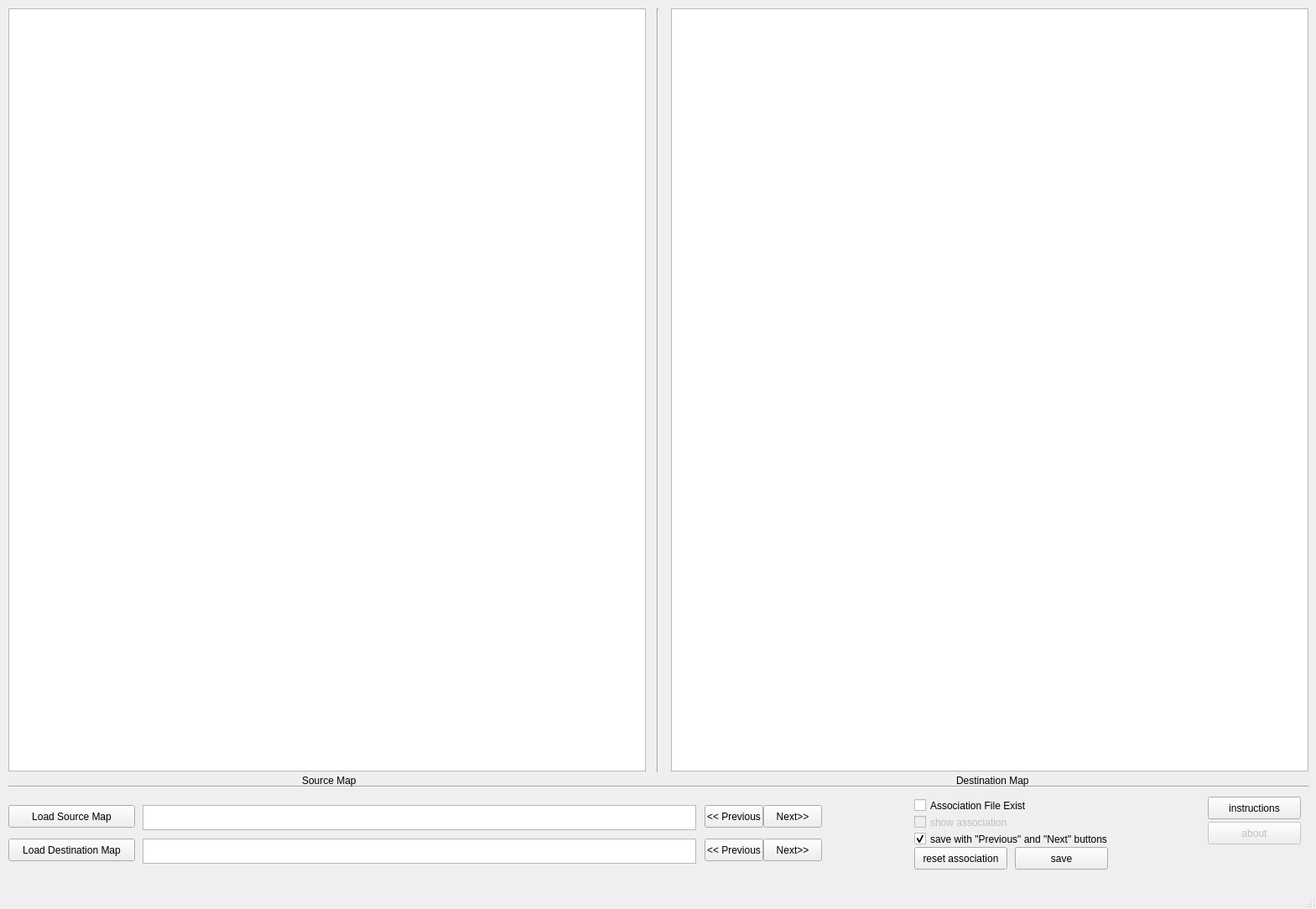
<?xml version="1.0" encoding="UTF-8"?>
<ui version="4.0">
 <class>MainWindow</class>
 <widget class="QMainWindow" name="MainWindow">
  <property name="geometry">
   <rect>
    <x>0</x>
    <y>0</y>
    <width>1569</width>
    <height>1084</height>
   </rect>
  </property>
  <property name="windowTitle">
   <string>MainWindow</string>
  </property>
  <widget class="QWidget" name="centralwidget">
   <widget class="QPushButton" name="pushButton_src_load_map">
    <property name="geometry">
     <rect>
      <x>10</x>
      <y>960</y>
      <width>151</width>
      <height>27</height>
     </rect>
    </property>
    <property name="text">
     <string>Load Source Map</string>
    </property>
   </widget>
   <widget class="QTextEdit" name="textEdit_src_path">
    <property name="geometry">
     <rect>
      <x>170</x>
      <y>960</y>
      <width>660</width>
      <height>30</height>
     </rect>
    </property>
    <property name="readOnly">
     <bool>false</bool>
    </property>
   </widget>
   <widget class="QPushButton" name="pushButton_dst_load_map">
    <property name="geometry">
     <rect>
      <x>10</x>
      <y>1000</y>
      <width>151</width>
      <height>27</height>
     </rect>
    </property>
    <property name="text">
     <string>Load Destination Map</string>
    </property>
   </widget>
   <widget class="QTextEdit" name="textEdit_dst_path">
    <property name="geometry">
     <rect>
      <x>170</x>
      <y>1000</y>
      <width>660</width>
      <height>30</height>
     </rect>
    </property>
    <property name="readOnly">
     <bool>false</bool>
    </property>
   </widget>
   <widget class="QCheckBox" name="checkBox_show_association">
    <property name="enabled">
     <bool>false</bool>
    </property>
    <property name="geometry">
     <rect>
      <x>1090</x>
      <y>970</y>
      <width>121</width>
      <height>21</height>
     </rect>
    </property>
    <property name="text">
     <string>show association</string>
    </property>
    <property name="checked">
     <bool>false</bool>
    </property>
   </widget>
   <widget class="QPushButton" name="pushButton_src_next">
    <property name="geometry">
     <rect>
      <x>910</x>
      <y>960</y>
      <width>70</width>
      <height>27</height>
     </rect>
    </property>
    <property name="text">
     <string>Next&gt;&gt;</string>
    </property>
   </widget>
   <widget class="QPushButton" name="pushButton_src_previous">
    <property name="geometry">
     <rect>
      <x>840</x>
      <y>960</y>
      <width>70</width>
      <height>27</height>
     </rect>
    </property>
    <property name="text">
     <string>&lt;&lt; Previous</string>
    </property>
   </widget>
   <widget class="QPushButton" name="pushButton_dst_next">
    <property name="geometry">
     <rect>
      <x>910</x>
      <y>1000</y>
      <width>70</width>
      <height>27</height>
     </rect>
    </property>
    <property name="text">
     <string>Next&gt;&gt;</string>
    </property>
   </widget>
   <widget class="QPushButton" name="pushButton_dst_previous">
    <property name="geometry">
     <rect>
      <x>840</x>
      <y>1000</y>
      <width>70</width>
      <height>27</height>
     </rect>
    </property>
    <property name="text">
     <string>&lt;&lt; Previous</string>
    </property>
   </widget>
   <widget class="QGraphicsView" name="graphicsView_src_map">
    <property name="geometry">
     <rect>
      <x>10</x>
      <y>10</y>
      <width>760</width>
      <height>910</height>
     </rect>
    </property>
   </widget>
   <widget class="QGraphicsView" name="graphicsView_dst_map">
    <property name="geometry">
     <rect>
      <x>800</x>
      <y>10</y>
      <width>760</width>
      <height>910</height>
     </rect>
    </property>
   </widget>
   <widget class="QCheckBox" name="checkBox_save_with_nxt_prv">
    <property name="geometry">
     <rect>
      <x>1090</x>
      <y>990</y>
      <width>240</width>
      <height>21</height>
     </rect>
    </property>
    <property name="text">
     <string>save with &quot;Previous&quot; and &quot;Next&quot; buttons</string>
    </property>
    <property name="checked">
     <bool>true</bool>
    </property>
   </widget>
   <widget class="QPushButton" name="pushButton_reset">
    <property name="geometry">
     <rect>
      <x>1090</x>
      <y>1010</y>
      <width>111</width>
      <height>27</height>
     </rect>
    </property>
    <property name="text">
     <string>reset association</string>
    </property>
   </widget>
   <widget class="Line" name="line">
    <property name="geometry">
     <rect>
      <x>10</x>
      <y>930</y>
      <width>1550</width>
      <height>16</height>
     </rect>
    </property>
    <property name="orientation">
     <enum>Qt::Horizontal</enum>
    </property>
   </widget>
   <widget class="Line" name="line_2">
    <property name="geometry">
     <rect>
      <x>769</x>
      <y>10</y>
      <width>31</width>
      <height>911</height>
     </rect>
    </property>
    <property name="orientation">
     <enum>Qt::Vertical</enum>
    </property>
   </widget>
   <widget class="QLabel" name="label">
    <property name="geometry">
     <rect>
      <x>360</x>
      <y>920</y>
      <width>71</width>
      <height>21</height>
     </rect>
    </property>
    <property name="text">
     <string>Source Map</string>
    </property>
   </widget>
   <widget class="QLabel" name="label_2">
    <property name="geometry">
     <rect>
      <x>1140</x>
      <y>920</y>
      <width>91</width>
      <height>21</height>
     </rect>
    </property>
    <property name="text">
     <string>Destination Map</string>
    </property>
   </widget>
   <widget class="QPushButton" name="pushButton_save">
    <property name="geometry">
     <rect>
      <x>1210</x>
      <y>1010</y>
      <width>111</width>
      <height>27</height>
     </rect>
    </property>
    <property name="text">
     <string>save</string>
    </property>
   </widget>
   <widget class="QPushButton" name="pushButton_instructions">
    <property name="geometry">
     <rect>
      <x>1440</x>
      <y>950</y>
      <width>111</width>
      <height>27</height>
     </rect>
    </property>
    <property name="text">
     <string>instructions</string>
    </property>
   </widget>
   <widget class="QPushButton" name="pushButton_about">
    <property name="enabled">
     <bool>false</bool>
    </property>
    <property name="geometry">
     <rect>
      <x>1440</x>
      <y>980</y>
      <width>111</width>
      <height>27</height>
     </rect>
    </property>
    <property name="text">
     <string>about</string>
    </property>
   </widget>
   <widget class="QCheckBox" name="checkBox_association_exists">
    <property name="enabled">
     <bool>true</bool>
    </property>
    <property name="geometry">
     <rect>
      <x>1090</x>
      <y>950</y>
      <width>161</width>
      <height>21</height>
     </rect>
    </property>
    <property name="text">
     <string>Association File Exist</string>
    </property>
    <property name="checkable">
     <bool>true</bool>
    </property>
   </widget>
  </widget>
  <widget class="QMenuBar" name="menubar">
   <property name="geometry">
    <rect>
     <x>0</x>
     <y>0</y>
     <width>1569</width>
     <height>22</height>
    </rect>
   </property>
  </widget>
  <widget class="QStatusBar" name="statusbar"/>
 </widget>
 <resources/>
 <connections/>
</ui>
